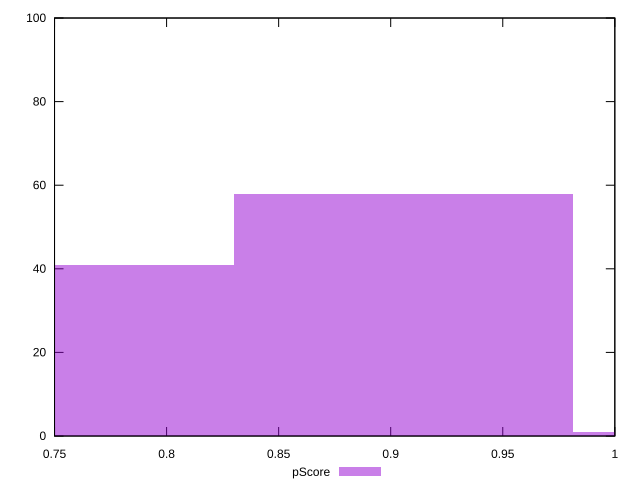

The gnuplot source for this figure:
reset

$pScore <<EOF
0.905660825974553 58
0.7547173549787942 41
1.0566042969703118 1
EOF

set key outside below
set boxwidth 0.15094347099575883
set xrange [0.75:1]
set yrange [0:100]
set trange [0:100]
set style fill transparent solid 0.5 noborder
set terminal svg size 640, 490 enhanced background rgb 'white'
set output "report_00017_2021-02-10T15-08-03.406Z/offscreen-images/samples/pages/pScore/histogram.svg"

plot $pScore title "pScore" with boxes

reset
